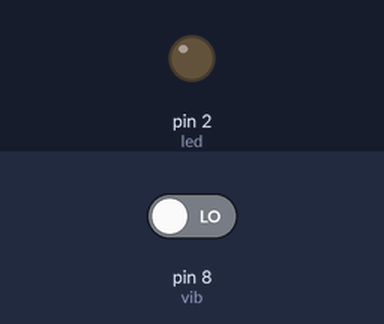
Bench run of a sketch on a simulated Arduino Uno, built with avr-gcc and run on an emulated ATmega328P. On the bench: output pins drawn as LEDs (lit = HIGH). The test bench sets the inputs (shaded band); at power-on: pin 8 (vib) LOW.

Above: at 0.3 s.
Timing chart, 0 to 1.8 s (numbered marks = the images above):
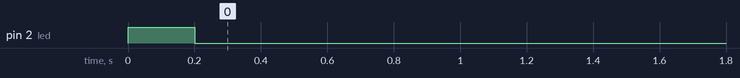

The sketch:

vibracion.ino
```cpp
const int vib = 8;
const int led = 2;

void setup() {
  pinMode(vib, INPUT);
  pinMode(led, OUTPUT);
  Serial.begin(9600);

  digitalWrite(led,1);
  delay(200);
  digitalWrite(led,0);
}

void loop() {
  // put your main code here, to run repeatedly:


 if(digitalRead(vib)==1){
  digitalWrite(led,1);
 }else{
  digitalWrite(led,0);
 }
}
```
